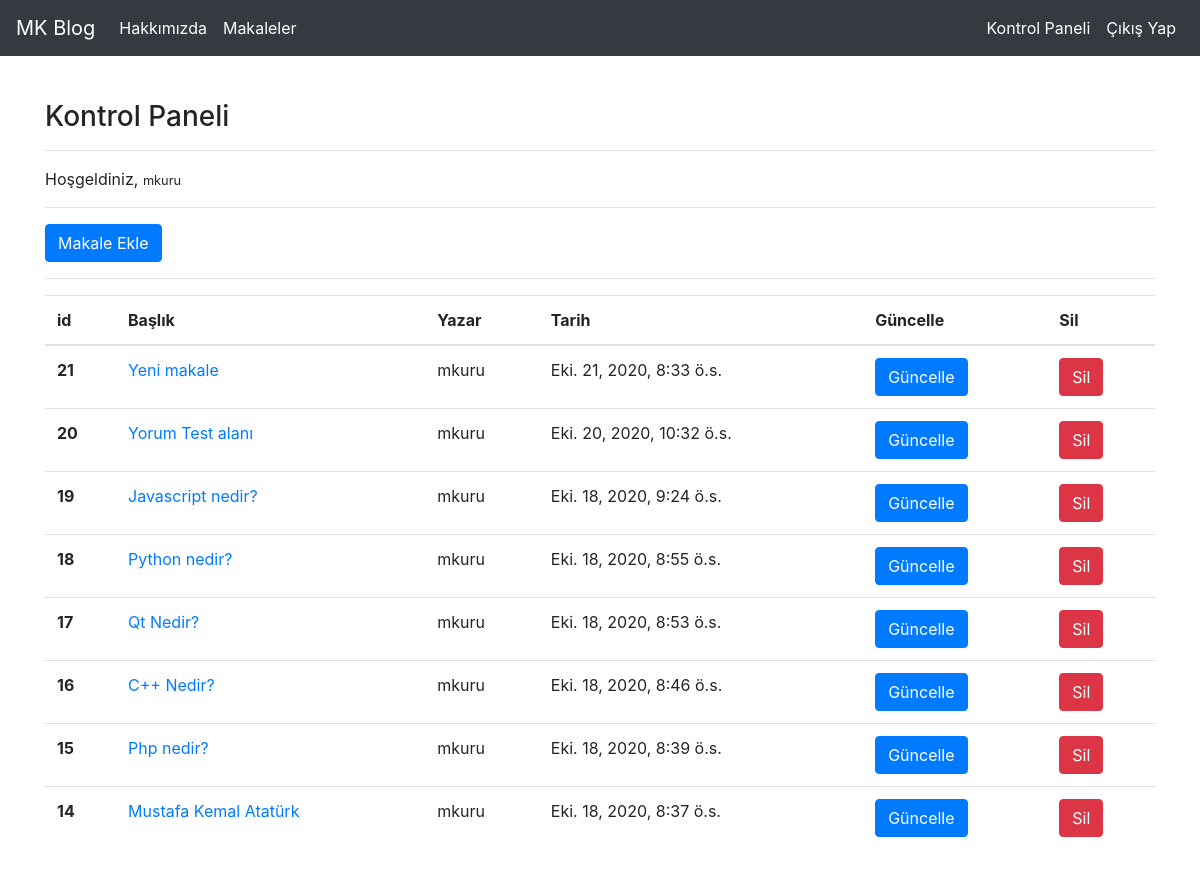
Screenshot of /articles/dashboard/ (signed in) with the database file from the repository.
### article/models.py (models this page shows, shortened)
class Article(models.Model):
    author = models.ForeignKey("auth.User", on_delete = models.CASCADE, verbose_name= "Yazar")
    title = models.CharField(max_length= 50, verbose_name= "Başlık")
    content = RichTextField()
    created_date = models.DateTimeField(auto_now_add = True, verbose_name= "Oluşturulma Tarihi")
    article_image = models.FileField(blank= True, null= True, verbose_name= "Makaleye resim ekleyin.")
    class Meta:
        ordering = ['-created_date']

### article/views.py (the view)
# urls.py: path('dashboard/', views.dashboard, name = "dashboard"),
@login_required(login_url= "user:login")
def dashboard(request):
    articles = Article.objects.filter(author = request.user)
    context = {
        "articles" : articles
    }
    return render(request, "dashboard.html", context)

### templates/dashboard.html
{% extends "layout.html" %}
{% block body %}
    <h3>Kontrol Paneli</h3>
    <hr>
    <p>
        Hoşgeldiniz, <small>{{request.user.username}}</small>
    </p>
    <hr>
    <a href="{% url 'article:addarticle' %}" class="btn btn-primary">Makale Ekle</a>
    <hr>
    {% if articles %}
    <table class="table">
        <thead>
            <tr>
                <th scope="col">id</th>
                <th scope="col">Başlık</th>
                <th scope="col">Yazar</th>
                <th scope="col">Tarih</th>
                <th scope="col">Güncelle</th>
                <th scope="col">Sil</th>
            </tr>
        </thead>
        <tbody>
            {% for article in articles %}
            <tr>
                <th scope="row">{{article.id}}</th>
                <td><a href="{% url 'article:detail' article.id %}">{{article.title}}</a></td>
                <td>{{article.author.username}}</td>
                <td>{{article.created_date}}</td>
                <td><a href="{% url 'article:update' article.id %}" class="btn btn-primary">Güncelle</a></td>
                <td><a href="{% url 'article:delete' article.id %}" class="btn btn-danger">Sil</a></td>
            </tr>
            {% endfor %}
        </tbody>
    </table>
    {% else %}
    <div class="alert alert-warning">
        Henüz bir makaleniz bulunmuyor.
    </div>
    {% endif %}
{% endblock body %}

### rows the page displays
Article: id "21", title "Yeni makale", author.username "mkuru", created_date "Eki. 21, 2020, 8:33 ö.s."
Article: id "20", title "Yorum Test alanı", author.username "mkuru", created_date "Eki. 20, 2020, 10:32 ö.s."
Article: id "19", title "Javascript nedir?", author.username "mkuru", created_date "Eki. 18, 2020, 9:24 ö.s."
Article: id "18", title "Python nedir?", author.username "mkuru", created_date "Eki. 18, 2020, 8:55 ö.s."
Article: id "17", title "Qt Nedir?", author.username "mkuru", created_date "Eki. 18, 2020, 8:53 ö.s."
Article: id "16", title "C++ Nedir?", author.username "mkuru", created_date "Eki. 18, 2020, 8:46 ö.s."
Article: id "15", title "Php nedir?", author.username "mkuru", created_date "Eki. 18, 2020, 8:39 ö.s."
Article: id "14", title "Mustafa Kemal Atatürk", author.username "mkuru", created_date "Eki. 18, 2020, 8:37 ö.s."

### other values shown
{{ request.user.username }} "mkuru"
